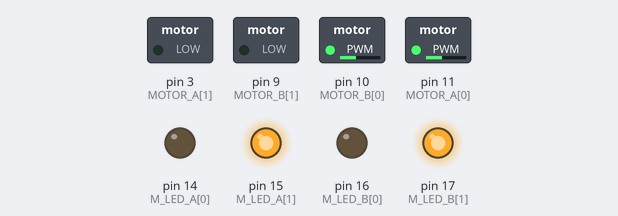
The sketch below on a simulated Arduino Uno, built with avr-gcc and run on an emulated ATmega328P. On the bench: switched loads named in the sketch (green lamp = pin HIGH), output pins drawn as LEDs (lit = HIGH).

Above: at 0.1 s.
Timing chart, 0 to 1.6 s (numbered marks = the images above):
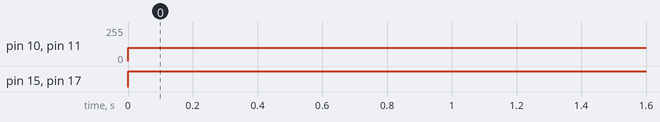

Measured:
- by itself, pin 10 (MOTOR_B[0]), pin 11 (MOTOR_A[0]): 0/255 → 100/255 at 0.00 s
- by itself, pin 15 (M_LED_A[1]), pin 17 (M_LED_B[1]): LOW → HIGH at 0.00 s

The sketch:

Motor_tadamawaru.ino
```cpp
//const int MOTOR_A[] = {6, 5};
const int MOTOR_A[] = {11, 3};
const int MOTOR_B[] = {10, 9};

const int M_LED_A[] = {14, 15};
const int M_LED_B[] = {16, 17};

//const int LED[] = {2, 3, 4};
const int LED[] = {2, 12, 4};


void setup() {
  for (int i = 0; i < 2; i++) {
    pinMode(MOTOR_A[i], OUTPUT);
    pinMode(MOTOR_B[i], OUTPUT);
    pinMode(M_LED_A[i], OUTPUT);
    pinMode(M_LED_B[i], OUTPUT);
  }


  TCCR1B &= B11111000;
  TCCR1B |= B00000001;

  TCCR2B &= B11111000;
  TCCR2B |= B00000001;


//  TCCR1B &= B11111000;
//  TCCR1B |= B00000101;
//
//  TCCR2B &= B11111000;
//  TCCR2B |= B00000111;

}

void loop() {
  int myspeed = 100;
  if (false) {
    digitalWrite(MOTOR_A[0], LOW);
    analogWrite(MOTOR_A[1], myspeed);
    digitalWrite(M_LED_A[0], LOW);
    digitalWrite(M_LED_A[1], HIGH);

    digitalWrite(MOTOR_B[0], LOW);
    analogWrite(MOTOR_B[1], myspeed);
    digitalWrite(M_LED_B[0], LOW);
    digitalWrite(M_LED_B[1], HIGH);
  } else {
    digitalWrite(MOTOR_A[1], LOW);
    analogWrite(MOTOR_A[0], myspeed);
    digitalWrite(M_LED_A[0], LOW);
    digitalWrite(M_LED_A[1], HIGH);

    digitalWrite(MOTOR_B[1], LOW);
    analogWrite(MOTOR_B[0], myspeed);
    digitalWrite(M_LED_B[0], LOW);
    digitalWrite(M_LED_B[1], HIGH);
  }


}
```
